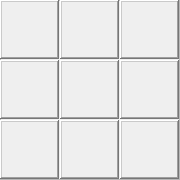
   <widget class="QFrame" name="plg_5">
    <property name="geometry">
     <rect>
      <x>340</x>
      <y>340</y>
      <width>180</width>
      <height>180</height>
     </rect>
    </property>
    <property name="styleSheet">
     <string notr="true">border-image: url(:/png/image/bbkg.png);
QFrame QFrame:hover
{
background-color:blue
}</string>
    </property>
    <property name="frameShape">
     <enum>QFrame::StyledPanel</enum>
    </property>
    <property name="frameShadow">
     <enum>QFrame::Raised</enum>
    </property>
    <widget class="QFrame" name="f56">
     <property name="geometry">
      <rect>
       <x>120</x>
       <y>60</y>
       <width>59</width>
       <height>59</height>
      </rect>
     </property>
     <property name="contextMenuPolicy">
      <enum>Qt::DefaultContextMenu</enum>
     </property>
     <property name="layoutDirection">
      <enum>Qt::LeftToRight</enum>
     </property>
     <property name="autoFillBackground">
      <bool>true</bool>
     </property>
     <property name="styleSheet">
      <string notr="true">QFrame:hover
{
	border-image: url(:/png/image/hover.png);
}</string>
     </property>
     <property name="frameShape">
      <enum>QFrame::WinPanel</enum>
     </property>
     <property name="frameShadow">
      <enum>QFrame::Raised</enum>
     </property>
     <property name="lineWidth">
      <number>0</number>
     </property>
    </widget>
    <widget class="QFrame" name="f66">
     <property name="geometry">
      <rect>
       <x>120</x>
       <y>120</y>
       <width>59</width>
       <height>59</height>
      </rect>
     </property>
     <property name="contextMenuPolicy">
      <enum>Qt::DefaultContextMenu</enum>
     </property>
     <property name="layoutDirection">
      <enum>Qt::LeftToRight</enum>
     </property>
     <property name="autoFillBackground">
      <bool>true</bool>
     </property>
     <property name="styleSheet">
      <string notr="true">QFrame:hover
{
	border-image: url(:/png/image/hover.png);
}</string>
     </property>
     <property name="frameShape">
      <enum>QFrame::WinPanel</enum>
     </property>
     <property name="frameShadow">
      <enum>QFrame::Raised</enum>
     </property>
     <property name="lineWidth">
      <number>0</number>
     </property>
    </widget>
    <widget class="QFrame" name="f54">
     <property name="geometry">
      <rect>
       <x>0</x>
       <y>60</y>
       <width>59</width>
       <height>59</height>
      </rect>
     </property>
     <property name="contextMenuPolicy">
      <enum>Qt::DefaultContextMenu</enum>
     </property>
     <property name="layoutDirection">
      <enum>Qt::LeftToRight</enum>
     </property>
     <property name="autoFillBackground">
      <bool>true</bool>
     </property>
     <property name="styleSheet">
      <string notr="true">QFrame:hover
{
	border-image: url(:/png/image/hover.png);
}</string>
     </property>
     <property name="frameShape">
      <enum>QFrame::WinPanel</enum>
     </property>
     <property name="frameShadow">
      <enum>QFrame::Raised</enum>
     </property>
     <property name="lineWidth">
      <number>0</number>
     </property>
    </widget>
    <widget class="QFrame" name="f65">
     <property name="geometry">
      <rect>
       <x>60</x>
       <y>120</y>
       <width>59</width>
       <height>59</height>
      </rect>
     </property>
     <property name="contextMenuPolicy">
      <enum>Qt::DefaultContextMenu</enum>
     </property>
     <property name="layoutDirection">
      <enum>Qt::LeftToRight</enum>
     </property>
     <property name="autoFillBackground">
      <bool>true</bool>
     </property>
     <property name="styleSheet">
      <string notr="true">QFrame:hover
{
	border-image: url(:/png/image/hover.png);
}</string>
     </property>
     <property name="frameShape">
      <enum>QFrame::WinPanel</enum>
     </property>
     <property name="frameShadow">
      <enum>QFrame::Raised</enum>
     </property>
     <property name="lineWidth">
      <number>0</number>
     </property>
    </widget>
    <widget class="QFrame" name="f44">
     <property name="geometry">
      <rect>
       <x>0</x>
       <y>0</y>
       <width>59</width>
       <height>59</height>
      </rect>
     </property>
     <property name="contextMenuPolicy">
      <enum>Qt::DefaultContextMenu</enum>
     </property>
     <property name="layoutDirection">
      <enum>Qt::LeftToRight</enum>
     </property>
     <property name="autoFillBackground">
      <bool>true</bool>
     </property>
     <property name="styleSheet">
      <string notr="true">QFrame:hover
{
	border-image: url(:/png/image/hover.png);
}</string>
     </property>
     <property name="frameShape">
      <enum>QFrame::WinPanel</enum>
     </property>
     <property name="frameShadow">
      <enum>QFrame::Raised</enum>
     </property>
     <property name="lineWidth">
      <number>0</number>
     </property>
    </widget>
    <widget class="QFrame" name="f46">
     <property name="geometry">
      <rect>
       <x>120</x>
       <y>0</y>
       <width>59</width>
       <height>59</height>
      </rect>
     </property>
     <property name="contextMenuPolicy">
      <enum>Qt::DefaultContextMenu</enum>
     </property>
     <property name="layoutDirection">
      <enum>Qt::LeftToRight</enum>
     </property>
     <property name="autoFillBackground">
      <bool>true</bool>
     </property>
     <property name="styleSheet">
      <string notr="true">QFrame:hover
{
	border-image: url(:/png/image/hover.png);
}</string>
     </property>
     <property name="frameShape">
      <enum>QFrame::WinPanel</enum>
     </property>
     <property name="frameShadow">
      <enum>QFrame::Raised</enum>
     </property>
     <property name="lineWidth">
      <number>0</number>
     </property>
    </widget>
    <widget class="QFrame" name="f64">
     <property name="geometry">
      <rect>
       <x>0</x>
       <y>120</y>
       <width>59</width>
       <height>59</height>
      </rect>
     </property>
     <property name="contextMenuPolicy">
      <enum>Qt::DefaultContextMenu</enum>
     </property>
     <property name="layoutDirection">
      <enum>Qt::LeftToRight</enum>
     </property>
     <property name="autoFillBackground">
      <bool>true</bool>
     </property>
     <property name="styleSheet">
      <string notr="true">QFrame:hover
{
	border-image: url(:/png/image/hover.png);
}</string>
     </property>
     <property name="frameShape">
      <enum>QFrame::WinPanel</enum>
     </property>
     <property name="frameShadow">
      <enum>QFrame::Raised</enum>
     </property>
     <property name="lineWidth">
      <number>0</number>
     </property>
    </widget>
    <widget class="QFrame" name="f45">
     <property name="geometry">
      <rect>
       <x>60</x>
       <y>0</y>
       <width>59</width>
       <height>59</height>
      </rect>
     </property>
     <property name="contextMenuPolicy">
      <enum>Qt::DefaultContextMenu</enum>
     </property>
     <property name="layoutDirection">
      <enum>Qt::LeftToRight</enum>
     </property>
     <property name="autoFillBackground">
      <bool>true</bool>
     </property>
     <property name="styleSheet">
      <string notr="true">QFrame:hover
{
	border-image: url(:/png/image/hover.png);
}</string>
     </property>
     <property name="frameShape">
      <enum>QFrame::WinPanel</enum>
     </property>
     <property name="frameShadow">
      <enum>QFrame::Raised</enum>
     </property>
     <property name="lineWidth">
      <number>0</number>
     </property>
    </widget>
    <widget class="QFrame" name="f55">
     <property name="geometry">
      <rect>
       <x>60</x>
       <y>60</y>
       <width>59</width>
       <height>59</height>
      </rect>
     </property>
     <property name="contextMenuPolicy">
      <enum>Qt::DefaultContextMenu</enum>
     </property>
     <property name="layoutDirection">
      <enum>Qt::LeftToRight</enum>
     </property>
     <property name="autoFillBackground">
      <bool>true</bool>
     </property>
     <property name="styleSheet">
      <string notr="true">QFrame:hover
{
	border-image: url(:/png/image/hover.png);
}</string>
     </property>
     <property name="frameShape">
      <enum>QFrame::WinPanel</enum>
     </property>
     <property name="frameShadow">
      <enum>QFrame::Raised</enum>
     </property>
     <property name="lineWidth">
      <number>0</number>
     </property>
    </widget>
   </widget>
